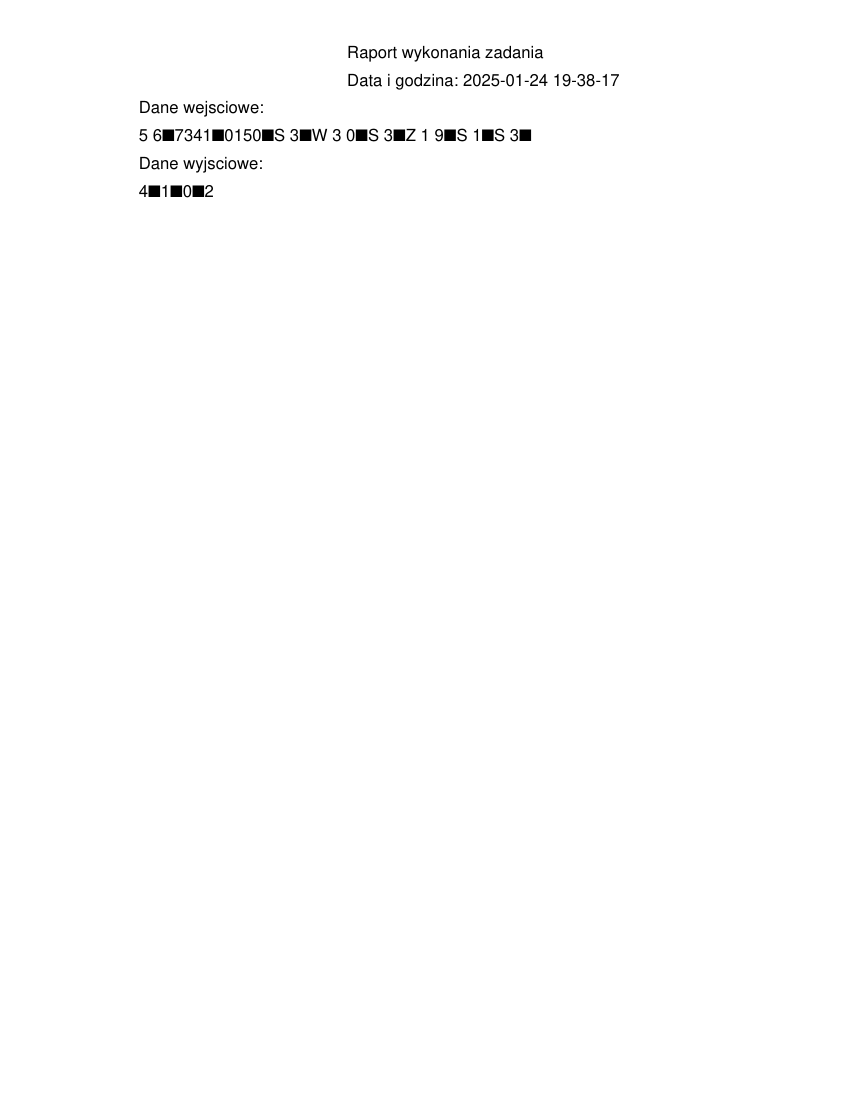

Recreate this plot in Python.
import sys
import pikepdf
from pathlib import Path


def utworz_backup(raport, plik_backup):
    try:
        if not raport:
            print("Brak pliku PDF do utworzenia backupu.")
            return

        if plik_backup.exists():
            with pikepdf.open(str(plik_backup),allow_overwriting_input=True) as backup_pdf:
                with pikepdf.open(str(raport)) as pdf:
                    # Dopisujemy strony do istniejacego pliku backupu
                    backup_pdf.pages.extend(pdf.pages)
                # Zapisujemy nowy backup z dodanymi stronami
                backup_pdf.save(str(plik_backup))
                print(f"Raport został dodany do pliku backup: {plik_backup}")
        else:
            with pikepdf.Pdf.new() as backup_pdf:
                with pikepdf.open(str(raport)) as pdf:
                    # Dopisujemy strony do nowego pliku backupu
                    backup_pdf.pages.extend(pdf.pages)
                # Zapisujemy nowy backup z dodanymi stronami
                backup_pdf.save(str(plik_backup))
                print(f"Raport został dodany do pliku backup: {plik_backup}")

    except Exception as e:
        print(f"Wystąpił błąd podczas tworzenia backupu: {e}")


if __name__ == "__main__":
    raport = sys.argv[1]
    projekt_dir = Path(__file__).parent
    plik_backup = projekt_dir / 'Backup.pdf'
    utworz_backup(raport, plik_backup)
